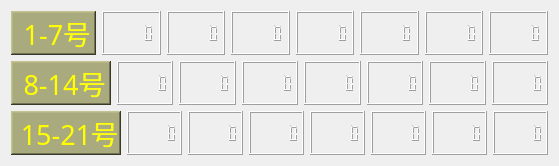
         <widget class="QWidget" name="tab">
          <attribute name="title">
           <string>电池组1</string>
          </attribute>
          <layout class="QVBoxLayout" name="verticalLayout_4">
           <item>
            <layout class="QHBoxLayout" name="horizontalLayout_6">
             <item>
              <widget class="QLabel" name="Battery1_1_7">
               <property name="maximumSize">
                <size>
                 <width>110</width>
                 <height>50</height>
                </size>
               </property>
               <property name="font">
                <font>
                 <family>楷体</family>
                 <pointsize>20</pointsize>
                 <weight>50</weight>
                 <italic>false</italic>
                 <bold>false</bold>
                </font>
               </property>
               <property name="styleSheet">
                <string notr="true">background-color: rgb(170, 170, 127);</string>
               </property>
               <property name="frameShape">
                <enum>QFrame::WinPanel</enum>
               </property>
               <property name="frameShadow">
                <enum>QFrame::Raised</enum>
               </property>
               <property name="text">
                <string>&lt;html&gt;&lt;head/&gt;&lt;body&gt;&lt;p align=&quot;center&quot;&gt;&lt;span style=&quot; color:#ffff00;&quot;&gt;1-7号&lt;/span&gt;&lt;/p&gt;&lt;/body&gt;&lt;/html&gt;</string>
               </property>
              </widget>
             </item>
             <item>
              <widget class="QLCDNumber" name="show_Battery1_Voltage1">
               <property name="maximumSize">
                <size>
                 <width>100</width>
                 <height>50</height>
                </size>
               </property>
               <property name="styleSheet">
                <string notr="true">color: rgb(255, 255, 0);</string>
               </property>
               <property name="smallDecimalPoint">
                <bool>true</bool>
               </property>
              </widget>
             </item>
             <item>
              <widget class="QLCDNumber" name="show_Battery1_Voltage2">
               <property name="maximumSize">
                <size>
                 <width>100</width>
                 <height>50</height>
                </size>
               </property>
               <property name="styleSheet">
                <string notr="true">color: rgb(255, 255, 0);</string>
               </property>
               <property name="smallDecimalPoint">
                <bool>true</bool>
               </property>
              </widget>
             </item>
             <item>
              <widget class="QLCDNumber" name="show_Battery1_Voltage3">
               <property name="maximumSize">
                <size>
                 <width>100</width>
                 <height>50</height>
                </size>
               </property>
               <property name="styleSheet">
                <string notr="true">color: rgb(255, 255, 0);</string>
               </property>
               <property name="smallDecimalPoint">
                <bool>true</bool>
               </property>
              </widget>
             </item>
             <item>
              <widget class="QLCDNumber" name="show_Battery1_Voltage4">
               <property name="maximumSize">
                <size>
                 <width>100</width>
                 <height>50</height>
                </size>
               </property>
               <property name="styleSheet">
                <string notr="true">color: rgb(255, 255, 0);</string>
               </property>
               <property name="smallDecimalPoint">
                <bool>true</bool>
               </property>
              </widget>
             </item>
             <item>
              <widget class="QLCDNumber" name="show_Battery1_Voltage5">
               <property name="maximumSize">
                <size>
                 <width>100</width>
                 <height>50</height>
                </size>
               </property>
               <property name="styleSheet">
                <string notr="true">color: rgb(255, 255, 0);</string>
               </property>
               <property name="smallDecimalPoint">
                <bool>true</bool>
               </property>
              </widget>
             </item>
             <item>
              <widget class="QLCDNumber" name="show_Battery1_Voltage6">
               <property name="maximumSize">
                <size>
                 <width>100</width>
                 <height>50</height>
                </size>
               </property>
               <property name="styleSheet">
                <string notr="true">color: rgb(255, 255, 0);</string>
               </property>
               <property name="smallDecimalPoint">
                <bool>true</bool>
               </property>
              </widget>
             </item>
             <item>
              <widget class="QLCDNumber" name="show_Battery1_Voltage7">
               <property name="maximumSize">
                <size>
                 <width>100</width>
                 <height>50</height>
                </size>
               </property>
               <property name="styleSheet">
                <string notr="true">color: rgb(255, 255, 0);</string>
               </property>
               <property name="smallDecimalPoint">
                <bool>true</bool>
               </property>
              </widget>
             </item>
            </layout>
           </item>
           <item>
            <layout class="QHBoxLayout" name="horizontalLayout_5">
             <item>
              <widget class="QLabel" name="Battery1_8_14">
               <property name="maximumSize">
                <size>
                 <width>110</width>
                 <height>50</height>
                </size>
               </property>
               <property name="font">
                <font>
                 <family>楷体</family>
                 <pointsize>20</pointsize>
                 <weight>50</weight>
                 <italic>false</italic>
                 <bold>false</bold>
                </font>
               </property>
               <property name="styleSheet">
                <string notr="true">background-color: rgb(170, 170, 127);</string>
               </property>
               <property name="frameShape">
                <enum>QFrame::WinPanel</enum>
               </property>
               <property name="frameShadow">
                <enum>QFrame::Raised</enum>
               </property>
               <property name="text">
                <string>&lt;html&gt;&lt;head/&gt;&lt;body&gt;&lt;p align=&quot;center&quot;&gt;&lt;span style=&quot; color:#ffff00;&quot;&gt;8-14号&lt;/span&gt;&lt;/p&gt;&lt;/body&gt;&lt;/html&gt;</string>
               </property>
              </widget>
             </item>
             <item>
              <widget class="QLCDNumber" name="show_Battery1_Voltage8">
               <property name="maximumSize">
                <size>
                 <width>100</width>
                 <height>50</height>
                </size>
               </property>
               <property name="styleSheet">
                <string notr="true">color: rgb(255, 255, 0);</string>
               </property>
               <property name="smallDecimalPoint">
                <bool>true</bool>
               </property>
              </widget>
             </item>
             <item>
              <widget class="QLCDNumber" name="show_Battery1_Voltage9">
               <property name="maximumSize">
                <size>
                 <width>100</width>
                 <height>50</height>
                </size>
               </property>
               <property name="styleSheet">
                <string notr="true">color: rgb(255, 255, 0);</string>
               </property>
               <property name="smallDecimalPoint">
                <bool>true</bool>
               </property>
              </widget>
             </item>
             <item>
              <widget class="QLCDNumber" name="show_Battery1_Voltage10">
               <property name="maximumSize">
                <size>
                 <width>100</width>
                 <height>50</height>
                </size>
               </property>
               <property name="styleSheet">
                <string notr="true">color: rgb(255, 255, 0);</string>
               </property>
               <property name="smallDecimalPoint">
                <bool>true</bool>
               </property>
              </widget>
             </item>
             <item>
              <widget class="QLCDNumber" name="show_Battery1_Voltage11">
               <property name="maximumSize">
                <size>
                 <width>100</width>
                 <height>50</height>
                </size>
               </property>
               <property name="styleSheet">
                <string notr="true">color: rgb(255, 255, 0);</string>
               </property>
               <property name="smallDecimalPoint">
                <bool>true</bool>
               </property>
              </widget>
             </item>
             <item>
              <widget class="QLCDNumber" name="show_Battery1_Voltage12">
               <property name="maximumSize">
                <size>
                 <width>100</width>
                 <height>50</height>
                </size>
               </property>
               <property name="styleSheet">
                <string notr="true">color: rgb(255, 255, 0);</string>
               </property>
               <property name="smallDecimalPoint">
                <bool>true</bool>
               </property>
              </widget>
             </item>
             <item>
              <widget class="QLCDNumber" name="show_Battery1_Voltage13">
               <property name="maximumSize">
                <size>
                 <width>100</width>
                 <height>50</height>
                </size>
               </property>
               <property name="styleSheet">
                <string notr="true">color: rgb(255, 255, 0);</string>
               </property>
               <property name="smallDecimalPoint">
                <bool>true</bool>
               </property>
              </widget>
             </item>
             <item>
              <widget class="QLCDNumber" name="show_Battery1_Voltage14">
               <property name="maximumSize">
                <size>
                 <width>100</width>
                 <height>50</height>
                </size>
               </property>
               <property name="styleSheet">
                <string notr="true">color: rgb(255, 255, 0);</string>
               </property>
               <property name="smallDecimalPoint">
                <bool>true</bool>
               </property>
              </widget>
             </item>
            </layout>
           </item>
           <item>
            <layout class="QHBoxLayout" name="horizontalLayout_7">
             <item>
              <widget class="QLabel" name="Battery1_15_21">
               <property name="maximumSize">
                <size>
                 <width>110</width>
                 <height>50</height>
                </size>
               </property>
               <property name="font">
                <font>
                 <family>楷体</family>
                 <pointsize>20</pointsize>
                 <weight>50</weight>
                 <italic>false</italic>
                 <bold>false</bold>
                </font>
               </property>
               <property name="styleSheet">
                <string notr="true">background-color: rgb(170, 170, 127);</string>
               </property>
               <property name="frameShape">
                <enum>QFrame::WinPanel</enum>
               </property>
               <property name="frameShadow">
                <enum>QFrame::Raised</enum>
               </property>
               <property name="text">
                <string>&lt;html&gt;&lt;head/&gt;&lt;body&gt;&lt;p align=&quot;center&quot;&gt;&lt;span style=&quot; color:#ffff00;&quot;&gt;15-21号&lt;/span&gt;&lt;/p&gt;&lt;/body&gt;&lt;/html&gt;</string>
               </property>
              </widget>
             </item>
             <item>
              <widget class="QLCDNumber" name="show_Battery1_Voltage15">
               <property name="maximumSize">
                <size>
                 <width>100</width>
                 <height>50</height>
                </size>
               </property>
               <property name="styleSheet">
                <string notr="true">color: rgb(255, 255, 0);</string>
               </property>
               <property name="smallDecimalPoint">
                <bool>true</bool>
               </property>
              </widget>
             </item>
             <item>
              <widget class="QLCDNumber" name="show_Battery1_Voltage16">
               <property name="maximumSize">
                <size>
                 <width>100</width>
                 <height>50</height>
                </size>
               </property>
               <property name="styleSheet">
                <string notr="true">color: rgb(255, 255, 0);</string>
               </property>
               <property name="smallDecimalPoint">
                <bool>true</bool>
               </property>
              </widget>
             </item>
             <item>
              <widget class="QLCDNumber" name="show_Battery1_Voltage17">
               <property name="maximumSize">
                <size>
                 <width>100</width>
                 <height>50</height>
                </size>
               </property>
               <property name="styleSheet">
                <string notr="true">color: rgb(255, 255, 0);</string>
               </property>
               <property name="smallDecimalPoint">
                <bool>true</bool>
               </property>
              </widget>
             </item>
             <item>
              <widget class="QLCDNumber" name="show_Battery1_Voltage18">
               <property name="maximumSize">
                <size>
                 <width>100</width>
                 <height>50</height>
                </size>
               </property>
               <property name="styleSheet">
                <string notr="true">color: rgb(255, 255, 0);</string>
               </property>
               <property name="smallDecimalPoint">
                <bool>true</bool>
               </property>
              </widget>
             </item>
             <item>
              <widget class="QLCDNumber" name="show_Battery1_Voltage19">
               <property name="maximumSize">
                <size>
                 <width>100</width>
                 <height>50</height>
                </size>
               </property>
               <property name="styleSheet">
                <string notr="true">color: rgb(255, 255, 0);</string>
               </property>
               <property name="smallDecimalPoint">
                <bool>true</bool>
               </property>
              </widget>
             </item>
             <item>
              <widget class="QLCDNumber" name="show_Battery1_Voltage20">
               <property name="maximumSize">
                <size>
                 <width>100</width>
                 <height>50</height>
                </size>
               </property>
               <property name="styleSheet">
                <string notr="true">color: rgb(255, 255, 0);</string>
               </property>
               <property name="smallDecimalPoint">
                <bool>true</bool>
               </property>
              </widget>
             </item>
             <item>
              <widget class="QLCDNumber" name="show_Battery1_Voltage21">
               <property name="maximumSize">
                <size>
                 <width>100</width>
                 <height>50</height>
                </size>
               </property>
               <property name="styleSheet">
                <string notr="true">color: rgb(255, 255, 0);</string>
               </property>
               <property name="smallDecimalPoint">
                <bool>true</bool>
               </property>
              </widget>
             </item>
            </layout>
           </item>
          </layout>
         </widget>
